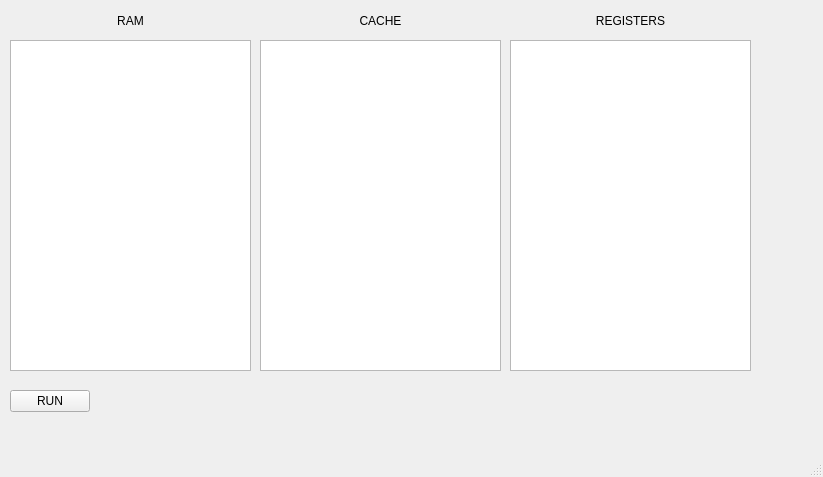
<?xml version="1.0" encoding="UTF-8"?>
<ui version="4.0">
 <class>MainWindow</class>
 <widget class="QMainWindow" name="MainWindow">
  <property name="geometry">
   <rect>
    <x>0</x>
    <y>0</y>
    <width>823</width>
    <height>477</height>
   </rect>
  </property>
  <property name="windowTitle">
   <string>MainWindow</string>
  </property>
  <widget class="QWidget" name="centralwidget">
   <widget class="QPushButton" name="step">
    <property name="geometry">
     <rect>
      <x>10</x>
      <y>390</y>
      <width>80</width>
      <height>22</height>
     </rect>
    </property>
    <property name="text">
     <string>RUN</string>
    </property>
   </widget>
   <widget class="QTextBrowser" name="ram_browser">
    <property name="geometry">
     <rect>
      <x>10</x>
      <y>40</y>
      <width>241</width>
      <height>331</height>
     </rect>
    </property>
    <property name="html">
     <string>&lt;!DOCTYPE HTML PUBLIC &quot;-//W3C//DTD HTML 4.0//EN&quot; &quot;http://www.w3.org/TR/REC-html40/strict.dtd&quot;&gt;
&lt;html&gt;&lt;head&gt;&lt;meta name=&quot;qrichtext&quot; content=&quot;1&quot; /&gt;&lt;style type=&quot;text/css&quot;&gt;
p, li { white-space: pre-wrap; }
&lt;/style&gt;&lt;/head&gt;&lt;body style=&quot; font-family:'MS Shell Dlg 2'; font-size:8.25pt; font-weight:400; font-style:normal;&quot;&gt;
&lt;p style=&quot;-qt-paragraph-type:empty; margin-top:0px; margin-bottom:0px; margin-left:0px; margin-right:0px; -qt-block-indent:0; text-indent:0px;&quot;&gt;&lt;br /&gt;&lt;/p&gt;&lt;/body&gt;&lt;/html&gt;</string>
    </property>
   </widget>
   <widget class="QTextBrowser" name="cache_browser">
    <property name="geometry">
     <rect>
      <x>260</x>
      <y>40</y>
      <width>241</width>
      <height>331</height>
     </rect>
    </property>
    <property name="html">
     <string>&lt;!DOCTYPE HTML PUBLIC &quot;-//W3C//DTD HTML 4.0//EN&quot; &quot;http://www.w3.org/TR/REC-html40/strict.dtd&quot;&gt;
&lt;html&gt;&lt;head&gt;&lt;meta name=&quot;qrichtext&quot; content=&quot;1&quot; /&gt;&lt;style type=&quot;text/css&quot;&gt;
p, li { white-space: pre-wrap; }
&lt;/style&gt;&lt;/head&gt;&lt;body style=&quot; font-family:'MS Shell Dlg 2'; font-size:8.25pt; font-weight:400; font-style:normal;&quot;&gt;
&lt;p style=&quot;-qt-paragraph-type:empty; margin-top:0px; margin-bottom:0px; margin-left:0px; margin-right:0px; -qt-block-indent:0; text-indent:0px;&quot;&gt;&lt;br /&gt;&lt;/p&gt;&lt;/body&gt;&lt;/html&gt;</string>
    </property>
   </widget>
   <widget class="QTextBrowser" name="register_browser">
    <property name="geometry">
     <rect>
      <x>510</x>
      <y>40</y>
      <width>241</width>
      <height>331</height>
     </rect>
    </property>
    <property name="html">
     <string>&lt;!DOCTYPE HTML PUBLIC &quot;-//W3C//DTD HTML 4.0//EN&quot; &quot;http://www.w3.org/TR/REC-html40/strict.dtd&quot;&gt;
&lt;html&gt;&lt;head&gt;&lt;meta name=&quot;qrichtext&quot; content=&quot;1&quot; /&gt;&lt;style type=&quot;text/css&quot;&gt;
p, li { white-space: pre-wrap; }
&lt;/style&gt;&lt;/head&gt;&lt;body style=&quot; font-family:'MS Shell Dlg 2'; font-size:8.25pt; font-weight:400; font-style:normal;&quot;&gt;
&lt;p style=&quot;-qt-paragraph-type:empty; margin-top:0px; margin-bottom:0px; margin-left:0px; margin-right:0px; -qt-block-indent:0; text-indent:0px;&quot;&gt;&lt;br /&gt;&lt;/p&gt;&lt;/body&gt;&lt;/html&gt;</string>
    </property>
   </widget>
   <widget class="QLabel" name="label">
    <property name="geometry">
     <rect>
      <x>10</x>
      <y>10</y>
      <width>241</width>
      <height>21</height>
     </rect>
    </property>
    <property name="text">
     <string>RAM</string>
    </property>
    <property name="alignment">
     <set>Qt::AlignCenter</set>
    </property>
   </widget>
   <widget class="QLabel" name="label_2">
    <property name="geometry">
     <rect>
      <x>260</x>
      <y>10</y>
      <width>241</width>
      <height>21</height>
     </rect>
    </property>
    <property name="text">
     <string>CACHE</string>
    </property>
    <property name="alignment">
     <set>Qt::AlignCenter</set>
    </property>
   </widget>
   <widget class="QLabel" name="label_3">
    <property name="geometry">
     <rect>
      <x>510</x>
      <y>10</y>
      <width>241</width>
      <height>21</height>
     </rect>
    </property>
    <property name="text">
     <string>REGISTERS</string>
    </property>
    <property name="alignment">
     <set>Qt::AlignCenter</set>
    </property>
   </widget>
  </widget>
  <widget class="QMenuBar" name="menubar">
   <property name="geometry">
    <rect>
     <x>0</x>
     <y>0</y>
     <width>823</width>
     <height>21</height>
    </rect>
   </property>
  </widget>
  <widget class="QStatusBar" name="statusbar"/>
 </widget>
 <resources/>
 <connections/>
</ui>
